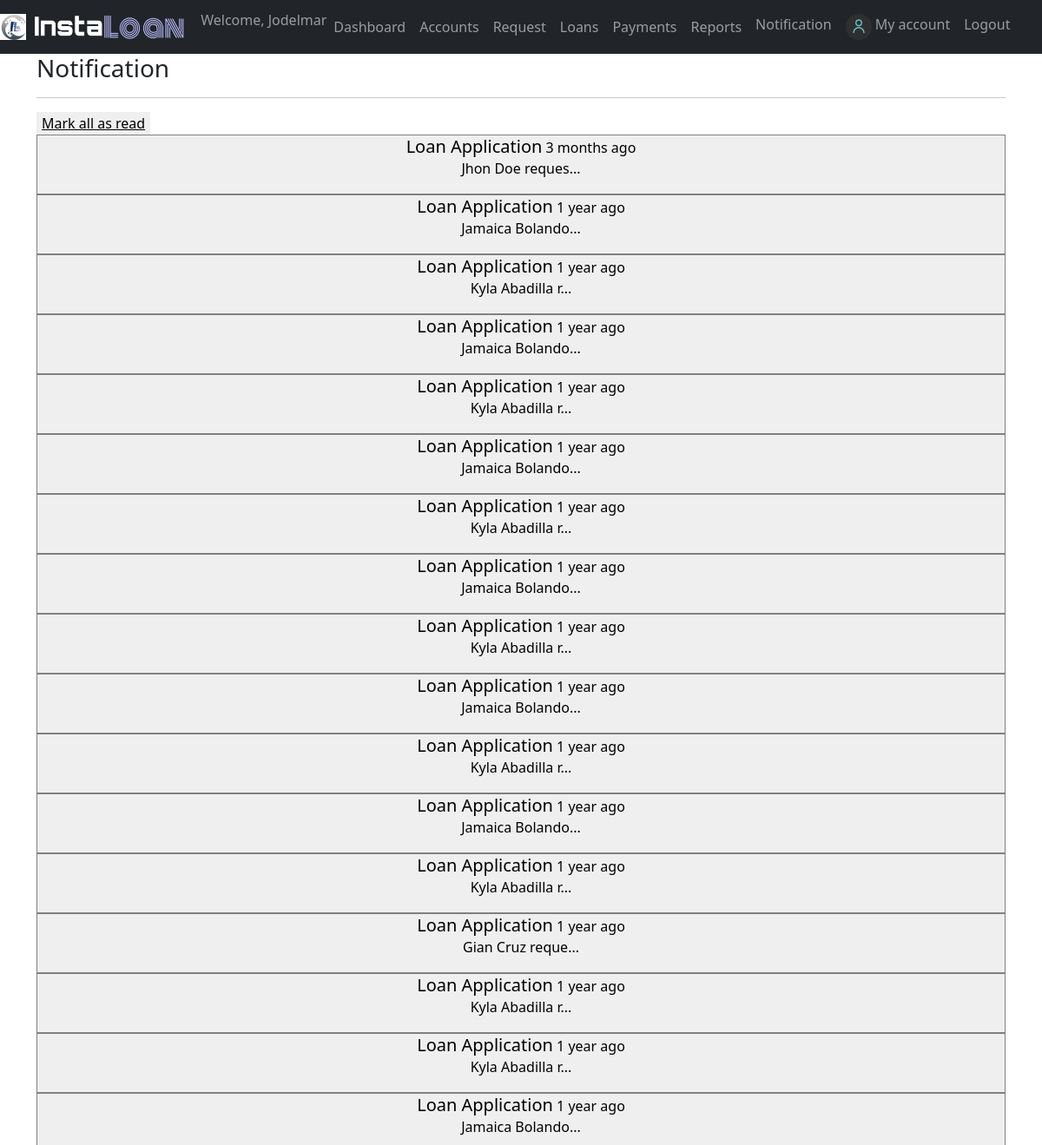
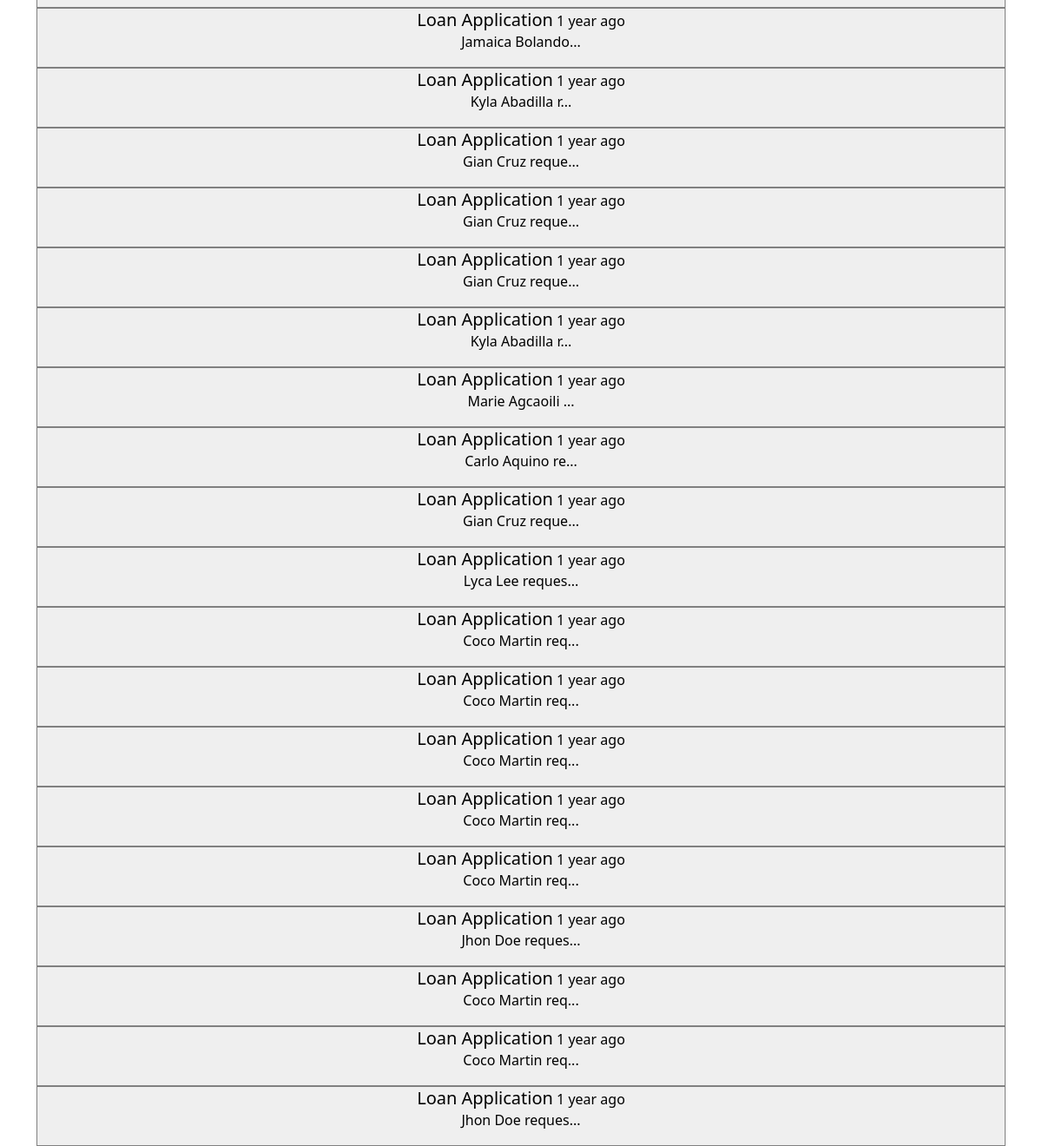
The page /notification.php (signed in) on the database its author committed (2 pictures, top to bottom).
### tables this page shows
CREATE TABLE `users` (
  `user_id` int(100) NOT NULL,
  `first_name` varchar(32) NOT NULL,
  `last_name` varchar(32) NOT NULL,
  `sex` varchar(6) NOT NULL,
  `contact_number` varchar(11) NOT NULL,
  `email` varchar(30) DEFAULT NULL,
  `birthdate` date DEFAULT NULL,
  `address` varchar(100) DEFAULT NULL,
  `username` varchar(32) NOT NULL,
  `password` varchar(32) NOT NULL,
  `acct_type` varchar(10) NOT NULL DEFAULT 'User'
);

CREATE TABLE `notification` (
  `id` int(11) NOT NULL,
  `title` varchar(255) DEFAULT NULL,
  `message` varchar(255) DEFAULT NULL,
  `date` datetime DEFAULT current_timestamp(),
  `receiver` varchar(255) DEFAULT NULL,
  `user_id` int(11) DEFAULT NULL,
  `status` varchar(255) NOT NULL DEFAULT 'unread'
);

### ago.php (called while the page is built, shortened)
<?php
    function time_elapsed_string($datetime, $full = false) {
        $now = new DateTime;
        $ago = new DateTime($datetime);
        $diff = $now->diff($ago);
        $diff->w = floor($diff->d / 7);
        $diff->d -= $diff->w * 7;
        $string = array(
            'y' => 'year',
            'm' => 'month',
            'w' => 'week',
            'd' => 'day',
            'h' => 'hour',
            'i' => 'minute',
            's' => 'second',
        );
        foreach ($string as $k => &$v) {
            if ($diff->$k) {
                $v = $diff->$k . ' ' . $v . ($diff->$k > 1 ? 's' : '');
            } else {
                unset($string[$k]);
            }
        }
        if (!$full) $string = array_slice($string, 0, 1);
        return $string ? implode(', ', $string) . ' ago' : 'just now';
    }
?>

### notification.php (the view, shortened to what this page needs)
<?php
    include("config.php");
    include("ago.php");
    $user_check=$_SESSION['user'];
    $sql="SELECT * FROM users WHERE username='$user_check'";
    $stmt=$conn->query($sql);
    $row=$stmt->fetch(PDO::FETCH_ASSOC);
    $uid=$row['user_id'];
    $fname=$row['first_name'];
    $acct_type=$row['acct_type'];
?>
<!DOCTYPE html>
<html lang="en">
<head>
	<link rel="stylesheet" href="bootstrap/css/bootstrap.css">
	<link rel="stylesheet" href="bootstrap/css/bootstrap.min.css">
    <link rel="stylesheet" href="notification.css">
</head>
<body>
	<nav class="navbar navbar-expand-lg navbar-dark bg-dark">
		<a class="navbar-brand" href="#">
			<img src="img/logo.png" width="30" height="30" class="d-inline-block align-top" alt="">
			<img src="img/logo1.png" width="180" height="30" class="d-inline-block align-top" alt="">
		</a>
		<?php if($acct_type=="Admin"){ ?>
		<div class="collapse navbar-collapse" id="navbarSupportedContent">
			<ul class="navbar-nav mr-auto">
                <li class="nav-item">
					<span class="navbar-text">Welcome, <?php echo $fname ?></span>
				</li>
                <li class="nav-item">
					<a class="nav-link" href="dashboard.php">Dashboard</a>
				</li>
				<li class="nav-item">
					<a class="nav-link" href="Admin/adminview.php">Accounts</a>
				</li>
				<li class="nav-item">
					<a class="nav-link" href="Admin/request.php">Request</a>
				</li>
                <li class="nav-item">
					<a class="nav-link" href="Admin/loans.php">Loans</a>
				</li>
				<li class="nav-item">
					<a class="nav-link" href="Admin/payment.php">Payments</a>
				</li>
                <li class="nav-item">
					<a class="nav-link" href="Admin/reports.php">Reports</a>
				</li>
			</ul>
            <?php
                $sql="SELECT * FROM notification WHERE receiver='Admin' AND status='unread'";
                $stmt=$conn->query($sql);
                $num=$stmt->rowCount();
            ?>
			<ul class="navbar-nav ml-auto">
                <li class="nav-item active">
                    <a class="nav-link" href="notification.php">Notification <?php if($num>0) echo "<span class='badge badge-danger'>$num</span>" ?></a>
                </li>
                <li class="nav-item ">
					<a class="nav-link" href="profile.php">
                        <img src="img/user.png" width="30" height="30" class="d-inline-block align-top" alt="">
                        My account
                    </a>
				</li>
				<li class="nav-item">
					<a class="nav-link btn btn-info btn-md" href="logout.php">Logout</a>
				</li>
			</ul>
		</div>
		<?php } ?>
	</nav>
    <div class="container">
        <h3>Notification</h3>
        <hr>
        <form action="" method="POST">
            <button type="submit" name="markRead" style="border: none; outline: none; backgroung-color: none;"><u>Mark all as read</u></button>
        </form>
        <?php
            if($acct_type=="Admin"){
                $sql="SELECT * FROM notification WHERE receiver='Admin' ORDER BY id DESC";
            }
            else{
                $sql="SELECT * FROM notification WHERE receiver='User' AND user_id=$uid ORDER BY id DESC";
            }
            $stmt=$conn->query($sql);
            while($row=$stmt->fetch(PDO::FETCH_ASSOC)){
        ?>
        <button class="text-left notif" data-toggle="modal" data-target="#read" style="background-color: <?php if($row['status']=="unread") echo '#d1dde3' ?>;" onclick="getData(<?php echo $row['user_id'] ?>,<?php echo $row['id'] ?>,'<?php echo $row['message'] ?>','<?php echo $row['title'] ?>','<?php echo $row['date'] ?>')">
            <div class="content">
                <h5 class="d-inline"><?php echo $row['title'] ?></h5>
                <div class="ago d-inline float-right"><?php echo time_elapsed_string($row['date']) ?></div>
                <p><?php echo substr($row['message'],0,15)."..."; ?></p>
            </div>
        </button>
        <?php } ?>
    </div>
</body>
</html>

### notification.css (style rules this page uses)
.notif { width: 100%; border: 1px solid gray; outline: none; }

### rows shown on the page
users: first_name "Jodelmar"
notification: title "Loan Application", date "3 months ago", message "Jhon Doe reques"
notification: title "Loan Application", date "1 year ago", message "Jamaica Bolando"
notification: title "Loan Application", date "1 year ago", message "Kyla Abadilla r"
notification: title "Loan Application", date "1 year ago", message "Jamaica Bolando"
notification: title "Loan Application", date "1 year ago", message "Kyla Abadilla r"
notification: title "Loan Application", date "1 year ago", message "Jamaica Bolando"
notification: title "Loan Application", date "1 year ago", message "Kyla Abadilla r"
notification: title "Loan Application", date "1 year ago", message "Jamaica Bolando"
notification: title "Loan Application", date "1 year ago", message "Kyla Abadilla r"
notification: title "Loan Application", date "1 year ago", message "Jamaica Bolando"
notification: title "Loan Application", date "1 year ago", message "Kyla Abadilla r"
notification: title "Loan Application", date "1 year ago", message "Jamaica Bolando"
notification: title "Loan Application", date "1 year ago", message "Kyla Abadilla r"
notification: title "Loan Application", date "1 year ago", message "Gian Cruz reque"
notification: title "Loan Application", date "1 year ago", message "Kyla Abadilla r"
notification: title "Loan Application", date "1 year ago", message "Kyla Abadilla r"
notification: title "Loan Application", date "1 year ago", message "Jamaica Bolando"
notification: title "Loan Application", date "1 year ago", message "Jamaica Bolando"
notification: title "Loan Application", date "1 year ago", message "Kyla Abadilla r"
notification: title "Loan Application", date "1 year ago", message "Gian Cruz reque"
notification: title "Loan Application", date "1 year ago", message "Gian Cruz reque"
notification: title "Loan Application", date "1 year ago", message "Gian Cruz reque"
notification: title "Loan Application", date "1 year ago", message "Kyla Abadilla r"
notification: title "Loan Application", date "1 year ago", message "Marie Agcaoili"
notification: title "Loan Application", date "1 year ago", message "Carlo Aquino re"
notification: title "Loan Application", date "1 year ago", message "Gian Cruz reque"
notification: title "Loan Application", date "1 year ago", message "Lyca Lee reques"
notification: title "Loan Application", date "1 year ago", message "Coco Martin req"
notification: title "Loan Application", date "1 year ago", message "Coco Martin req"
notification: title "Loan Application", date "1 year ago", message "Coco Martin req"
notification: title "Loan Application", date "1 year ago", message "Coco Martin req"
notification: title "Loan Application", date "1 year ago", message "Coco Martin req"
notification: title "Loan Application", date "1 year ago", message "Jhon Doe reques"
notification: title "Loan Application", date "1 year ago", message "Coco Martin req"
notification: title "Loan Application", date "1 year ago", message "Coco Martin req"
notification: title "Loan Application", date "1 year ago", message "Jhon Doe reques"
